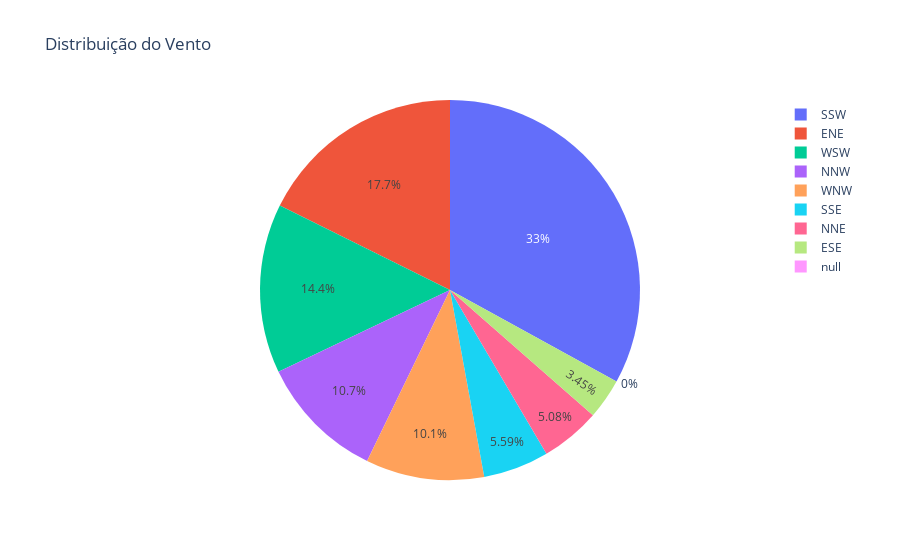

Notebook code cell kept with this figure:
### Code cell
fig = px.pie(df, values='DireçãoVento', names='Direção', title='Distribuição do Vento')
fig.show()

### Figure 1 — Plotly figure (JSON) as saved in the notebook; plotly's stock layout.template omitted (floating-point values rounded to 4 significant figures; data arrays with more than 128 entries replaced by an {"elided": "..."} marker saying what was removed)
{"data": [{"domain": {"x": [0, 1], "y": [0, 1]}, "hovertemplate": "Direção=%{label}<br>DireçãoVento=%{value}<extra></extra>", "labels": {"elided": "50530 str values"}, "legendgroup": "", "name": "", "showlegend": true, "type": "pie", "values": {"elided": "50530 float values"}}], "layout": {"legend": {"tracegroupgap": 0}, "title": {"text": "Distribuição do Vento"}}}
